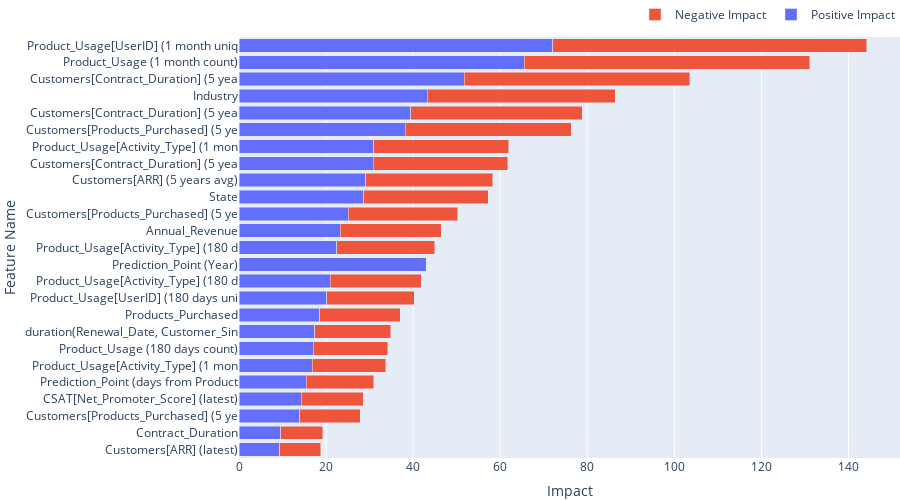

The cell this chart's notebook holds for it:
### Code cell
# feature impact split by strength
plot_signed_feature_impact(melted, height=500, n=25)

### Figure 1 — Plotly figure (JSON) as saved in the notebook; plotly's stock layout.template omitted (floating-point values rounded to 4 significant figures)
{"data": [{"hovertemplate": "<b>Feature Name:</b> %{y} <br><b>Feature Strength:</b> %{x}<extra></extra>", "name": "Positive Impact", "orientation": "h", "type": "bar", "x": [9.415, 9.644, 13.91, 14.25, 15.48, 16.85, 17.08, 17.4, 18.54, 20.11, 20.91, 43.04, 22.48, 23.2, 25.13, 28.63, 29.12, 30.87, 30.95, 38.13, 39.42, 43.21, 51.79, 65.56, 72.12], "y": ["Customers[ARR] (latest)", "Contract_Duration", "Customers[Products_Purchased] (5 years count of business_essentials)", "CSAT[Net_Promoter_Score] (latest)", "Prediction_Point (days from Product_Usage[Activity_Timestamp]) (180 days avg)", "Product_Usage[Activity_Type] (1 month most frequent)", "Product_Usage (180 days count)", "duration(Renewal_Date, Customer_Since_Date)", "Products_Purchased", "Product_Usage[UserID] (180 days unique count)", "Product_Usage[Activity_Type] (180 days most frequent)", "Prediction_Point (Year)", "Product_Usage[Activity_Type] (180 days unique count)", "Annual_Revenue", "Customers[Products_Purchased] (5 years most frequent)", "State", "Customers[ARR] (5 years avg)", "Customers[Contract_Duration] (5 years avg)", "Product_Usage[Activity_Type] (1 month unique count)", "Customers[Products_Purchased] (5 years count of enterprise)", "Customers[Contract_Duration] (5 years most frequent)", "Industry", "Customers[Contract_Duration] (5 years unique count)", "Product_Usage (1 month count)", "Product_Usage[UserID] (1 month unique count)"]}, {"hovertemplate": "<b>Feature Name:</b> %{y} <br><b>Feature Strength:</b> %{x}<extra></extra>", "name": "Negative Impact", "orientation": "h", "type": "bar", "x": [9.415, 9.644, 13.91, 14.25, 15.48, 16.85, 17.08, 17.4, 18.54, 20.11, 20.91, 0, 22.48, 23.2, 25.13, 28.63, 29.12, 30.87, 30.95, 38.13, 39.42, 43.21, 51.79, 65.56, 72.12], "y": ["Customers[ARR] (latest)", "Contract_Duration", "Customers[Products_Purchased] (5 years count of business_essentials)", "CSAT[Net_Promoter_Score] (latest)", "Prediction_Point (days from Product_Usage[Activity_Timestamp]) (180 days avg)", "Product_Usage[Activity_Type] (1 month most frequent)", "Product_Usage (180 days count)", "duration(Renewal_Date, Customer_Since_Date)", "Products_Purchased", "Product_Usage[UserID] (180 days unique count)", "Product_Usage[Activity_Type] (180 days most frequent)", "Prediction_Point (Year)", "Product_Usage[Activity_Type] (180 days unique count)", "Annual_Revenue", "Customers[Products_Purchased] (5 years most frequent)", "State", "Customers[ARR] (5 years avg)", "Customers[Contract_Duration] (5 years avg)", "Product_Usage[Activity_Type] (1 month unique count)", "Customers[Products_Purchased] (5 years count of enterprise)", "Customers[Contract_Duration] (5 years most frequent)", "Industry", "Customers[Contract_Duration] (5 years unique count)", "Product_Usage (1 month count)", "Product_Usage[UserID] (1 month unique count)"]}], "layout": {"barmode": "stack", "height": 500, "hoverlabel": {"bgcolor": "white", "font": {"family": "Rockwell", "size": 16}, "namelength": -1}, "legend": {"orientation": "h", "x": 1, "xanchor": "right", "y": 1.02, "yanchor": "bottom"}, "margin": {"b": 20, "l": 20, "r": 0, "t": 20}, "xaxis": {"title": {"text": "Impact"}}, "yaxis": {"ticktext": ["Customers[ARR] (latest)", "Contract_Duration", "Customers[Products_Purchased] (5 ye", "CSAT[Net_Promoter_Score] (latest)", "Prediction_Point (days from Product", "Product_Usage[Activity_Type] (1 mon", "Product_Usage (180 days count)", "duration(Renewal_Date, Customer_Sin", "Products_Purchased", "Product_Usage[UserID] (180 days uni", "Product_Usage[Activity_Type] (180 d", "Prediction_Point (Year)", "Product_Usage[Activity_Type] (180 d", "Annual_Revenue", "Customers[Products_Purchased] (5 ye", "State", "Customers[ARR] (5 years avg)", "Customers[Contract_Duration] (5 yea", "Product_Usage[Activity_Type] (1 mon", "Customers[Products_Purchased] (5 ye", "Customers[Contract_Duration] (5 yea", "Industry", "Customers[Contract_Duration] (5 yea", "Product_Usage (1 month count)", "Product_Usage[UserID] (1 month uniq"], "tickvals": [0, 1, 2, 3, 4, 5, 6, 7, 8, 9, 10, 11, 12, 13, 14, 15, 16, 17, 18, 19, 20, 21, 22, 23, 24], "title": {"text": "Feature Name"}}}}
